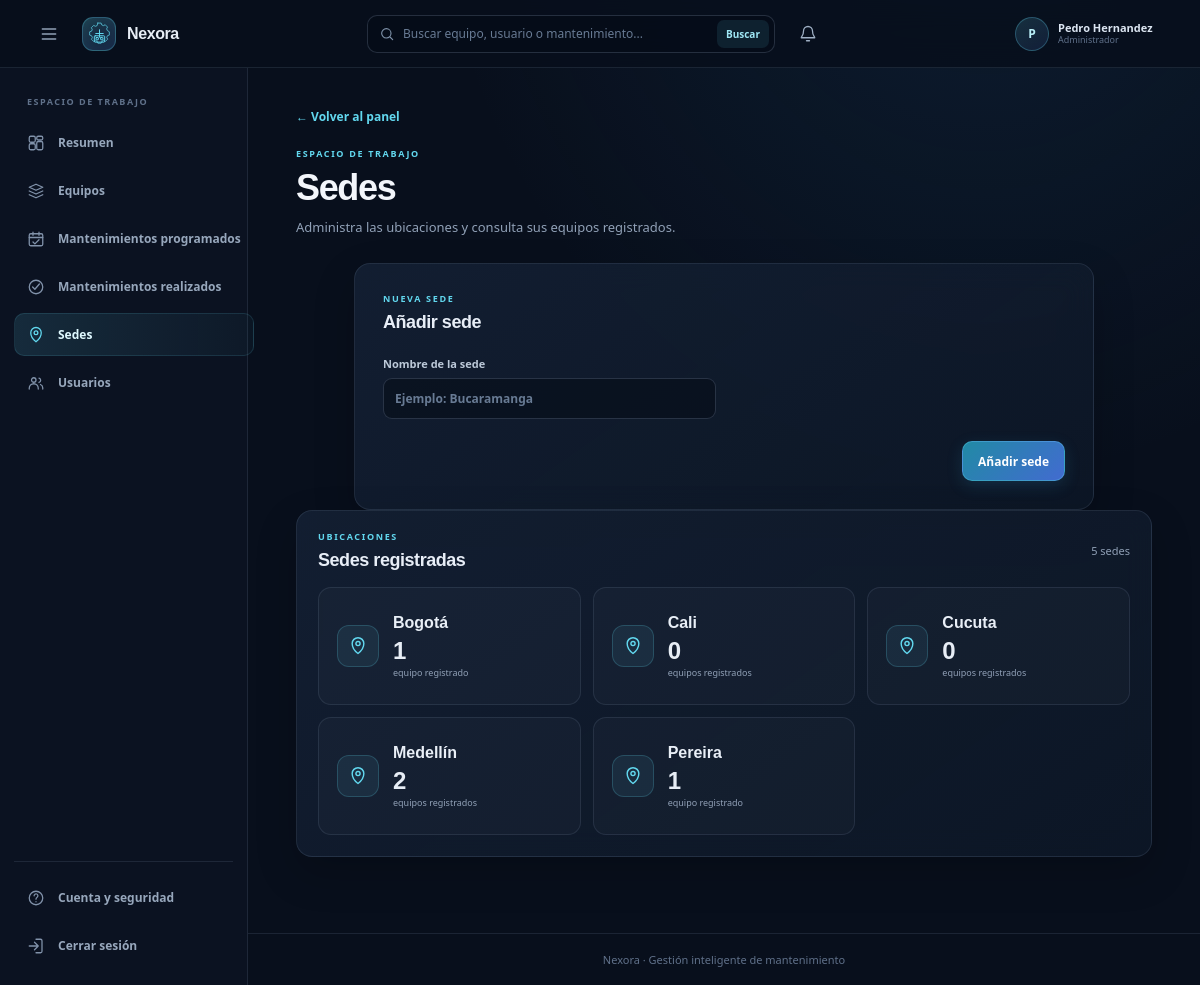
Screenshot of /locations (signed in) with the database file from the repository.
### tables this page shows
CREATE TABLE usuarios(
                id INTEGER PRIMARY KEY AUTOINCREMENT,
                username TEXT NOT NULL UNIQUE COLLATE NOCASE,
                password_hash TEXT NOT NULL,
                role TEXT NOT NULL CHECK(role IN ('admin', 'user')),
                is_active INTEGER NOT NULL DEFAULT 1 CHECK(is_active IN (0, 1)),
                session_version INTEGER NOT NULL DEFAULT 0
            , display_name TEXT NOT NULL DEFAULT '', sede_id INTEGER REFERENCES sedes(id));

CREATE TABLE sedes(
                id INTEGER PRIMARY KEY AUTOINCREMENT,
                nombre TEXT NOT NULL UNIQUE COLLATE NOCASE,
                fecha_creacion TEXT
            );

### web.py (the view, shortened to what this page needs)
    @app.route("/locations", methods=["GET", "POST"])
    @admin_required
    def locations():
        return render_template(
            "locations.html",
            locations=mantenimiento.list_locations(app.config["DATABASE_PATH"]),
        )

### mantenimiento.py (called while the page is built)
def _connect(database_path=None):
    path = Path(database_path) if database_path else get_database_path()
    path.parent.mkdir(parents=True, exist_ok=True)
    connection = sqlite3.connect(path)
    connection.row_factory = sqlite3.Row
    connection.execute("PRAGMA foreign_keys = ON")
    return connection

@contextmanager
def _database(database_path=None):
    connection = _connect(database_path)
    try:
        with connection:
            yield connection
    finally:
        connection.close()

def list_locations(database_path=None):
    initialize_database(database_path)
    with _database(database_path) as connection:
        return connection.execute(
            """
            SELECT sedes.*,
                   COUNT(equipos.id) AS equipment_count
            FROM sedes
            LEFT JOIN equipos ON equipos.sede_id = sedes.id
            GROUP BY sedes.id
            ORDER BY sedes.nombre COLLATE NOCASE
            """
        ).fetchall()

### web.py (called while the page is built)
@contextmanager
def _user_database(database_path):
    connection = sqlite3.connect(database_path)
    connection.row_factory = sqlite3.Row
    connection.execute("PRAGMA foreign_keys = ON")
    try:
        with connection:
            yield connection
    finally:
        connection.close()

### templates/locations.html (shortened to what this page needs)
{% extends "base.html" %}
{% block content %}
<a class="back-link" href="{{ url_for('dashboard') }}">← Volver al panel</a>
<section class="page-heading">
  <div>
    <div class="eyebrow">ESPACIO DE TRABAJO</div>
    <h1>Sedes</h1>
    <p class="muted">Administra las ubicaciones y consulta sus equipos registrados.</p>
  </div>
</section>
<section class="form-card location-create-card">
  <div class="eyebrow">NUEVA SEDE</div>
  <h2>Añadir sede</h2>
  <form method="post" class="form-grid">
    <label>Nombre de la sede
      <input name="nombre" maxlength="100" placeholder="Ejemplo: Bucaramanga" required autofocus>
    </label>
    <div class="form-actions">
      <button class="button button-primary" type="submit">Añadir sede</button>
    </div>
  </form>
</section>
<section class="panel locations-panel">
  <div class="section-heading">
    <div><div class="eyebrow">UBICACIONES</div><h2>Sedes registradas</h2></div>
    <span class="count">{{ locations|length }} sedes</span>
  </div>
  {% if locations %}
  <div class="location-grid">
    {% for location in locations %}
    <article class="location-card">
      <span class="location-icon" aria-hidden="true">
        <svg viewBox="0 0 24 24"><path d="M12 21s7-5.2 7-12a7 7 0 1 0-14 0c0 6.8 7 12 7 12Z"/><circle cx="12" cy="9" r="2.5"/></svg>
      </span>
      <a href="{{ url_for('location_detail', location_id=location.id) }}">
      <div>
        <h3>{{ location.nombre }}</h3>
        <strong>{{ location.equipment_count }}</strong>
        <span>{{ "equipos registrados" if location.equipment_count != 1 else "equipo registrado" }}</span>
      </div>
      </a>
    </article>
    {% endfor %}
  </div>
  {% else %}
  <p class="empty-inline">No hay sedes registradas.</p>
  {% endif %}
</section>
{% endblock %}

### templates/base.html (shortened to what this page needs)
<!doctype html>
<html lang="es">
<head>
  <link rel="stylesheet" href="{{ url_for('static', filename='theme.css') }}">
</head>
<body class="{% if current_user %}has-sidebar{% endif %}">
  <header class="topbar">
    {% if current_user %}
      <button class="sidebar-toggle" type="button" aria-controls="app-sidebar" aria-expanded="true" aria-label="Contraer menú" data-sidebar-toggle>
        <svg viewBox="0 0 24 24" aria-hidden="true"><path d="M4 6h16M4 12h16M4 18h16"/></svg>
      </button>
    {% endif %}
    <a class="brand" href="{{ url_for('dashboard') if current_user else url_for('login') }}">
      <span class="brand-mark" aria-hidden="true">
      </span>
      <span>Nexora</span>
    </a>
    {% if current_user %}
      <form class="topbar-search" method="get" action="{{ url_for('search') }}" role="search">
        <svg viewBox="0 0 24 24" aria-hidden="true"><circle cx="11" cy="11" r="7"/><path d="m16.5 16.5 4 4"/></svg>
        <input type="search" name="q" value="{{ query if query is defined else '' }}" placeholder="Buscar equipo, usuario o mantenimiento..." aria-label="Buscar equipo, usuario o mantenimiento">
        <button type="submit">Buscar</button>
      </form>
      <div class="notification-menu">
        <button class="notification-button" type="button" aria-label="{{ notifications|length }} notificaciones" aria-expanded="false" data-notification-toggle>
          <svg viewBox="0 0 24 24" aria-hidden="true"><path d="M18 8a6 6 0 0 0-12 0c0 7-3 7-3 9h18c0-2-3-2-3-9Z"/><path d="M10 21h4"/></svg>
        </button>
      </div>
      <span class="topbar-user">
        <span class="profile-avatar" aria-hidden="true">{{ (current_user['display_name'] or current_user['username'])[0]|upper }}</span>
        <span class="profile-copy">
          <strong>{{ current_user['display_name'] or current_user['username'] }}</strong>
          <small>{% if current_user['role'] == 'admin' %}Administrador{% else %}Usuario{% endif %}</small>
        </span>
      </span>
    {% endif %}
  </header>
  {% if current_user %}
    <aside class="sidebar" id="app-sidebar" aria-label="Navegación principal">
      <div class="sidebar-caption">ESPACIO DE TRABAJO</div>
      <nav class="sidebar-nav">
        <a class="sidebar-link {% if request.endpoint == 'dashboard' %}is-active{% endif %}" href="{{ url_for('dashboard') }}">
          <svg viewBox="0 0 24 24" aria-hidden="true"><rect x="3" y="3" width="8" height="8" rx="2"/><rect x="13" y="3" width="8" height="5" rx="2"/><rect x="13" y="10" width="8" height="11" rx="2"/><rect x="3" y="13" width="8" height="8" rx="2"/></svg><span>Resumen</span>
        </a>
        <a class="sidebar-link {% if request.endpoint == 'equipment_list' %}is-active{% endif %}" href="{{ url_for('equipment_list') }}">
          <svg viewBox="0 0 24 24" aria-hidden="true"><path d="m3 7 9-4 9 4-9 4-9-4Z"/><path d="M3 12l9 4 9-4M3 17l9 4 9-4"/></svg><span>Equipos</span>
        </a>
        <a class="sidebar-link {% if request.endpoint == 'scheduled_maintenances' %}is-active{% endif %}" href="{{ url_for('scheduled_maintenances') }}">
          <svg viewBox="0 0 24 24" aria-hidden="true"><rect x="3" y="5" width="18" height="16" rx="2"/><path d="M8 3v4M16 3v4M3 10h18"/><path d="m8 16 2.5 2.5L16 13"/></svg><span>Mantenimientos programados</span>
        </a>
        <a class="sidebar-link {% if request.endpoint == 'completed_maintenances' %}is-active{% endif %}" href="{{ url_for('completed_maintenances') }}">
          <svg viewBox="0 0 24 24" aria-hidden="true"><circle cx="12" cy="12" r="9"/><path d="m7.5 12 3 3 6-7"/></svg><span>Mantenimientos realizados</span>
        </a>
        {% if current_user['role'] == 'admin' %}
          <a class="sidebar-link {% if request.endpoint == 'locations' %}is-active{% endif %}" href="{{ url_for('locations') }}">
            <svg viewBox="0 0 24 24" aria-hidden="true"><path d="M12 21s7-5.2 7-12a7 7 0 1 0-14 0c0 6.8 7 12 7 12Z"/><circle cx="12" cy="9" r="2.5"/></svg><span>Sedes</span>
          </a>
        {% endif %}
        {% if current_user['role'] == 'admin' %}
          <a class="sidebar-link {% if request.endpoint == 'users' %}is-active{% endif %}" href="{{ url_for('users') }}">
            <svg viewBox="0 0 24 24" aria-hidden="true"><circle cx="9" cy="8" r="3"/><path d="M3 20v-1a6 6 0 0 1 12 0v1M16 5.5a3 3 0 0 1 0 5.8M18 14a5 5 0 0 1 3 4.5V20"/></svg><span>Usuarios</span>
          </a>
        {% endif %}
      </nav>
      <div class="sidebar-bottom">
        <a class="sidebar-link {% if request.endpoint == 'change_own_password' %}is-active{% endif %}" href="{{ url_for('change_own_password') }}">
          <svg viewBox="0 0 24 24" aria-hidden="true"><circle cx="12" cy="12" r="9"/><path d="M9.5 9a2.5 2.5 0 1 1 4.2 1.8c-1.1 1-1.7 1.3-1.7 2.7M12 17h.01"/></svg><span>Cuenta y seguridad</span>
        </a>
        <form method="post" action="{{ url_for('logout') }}">
          <button class="sidebar-link sidebar-logout" type="submit">
            <svg viewBox="0 0 24 24" aria-hidden="true"><path d="M10 17l5-5-5-5M15 12H3"/><path d="M12 3h6a2 2 0 0 1 2 2v14a2 2 0 0 1-2 2h-6"/></svg><span>Cerrar sesión</span>
          </button>
        </form>
      </div>
    </aside>
  {% endif %}
  <main class="page">
    {% block content %}{% endblock %}
  </main>
  <footer class="footer">Nexora · Gestión inteligente de mantenimiento</footer>
</body>
</html>

### rows the page displays
usuarios: display_name "P", display_name "Pedro Hernandez"
sedes: nombre "Bogotá", equipment_count "1", equipment_count "equipo registrado"
sedes: nombre "Cali", equipment_count "0", equipment_count "equipos registrados"
sedes: nombre "Cucuta", equipment_count "0", equipment_count "equipos registrados"
sedes: nombre "Medellín", equipment_count "2", equipment_count "equipos registrados"
sedes: nombre "Pereira", equipment_count "1", equipment_count "equipo registrado"

### other values shown
{{ locations|length }} "5"
